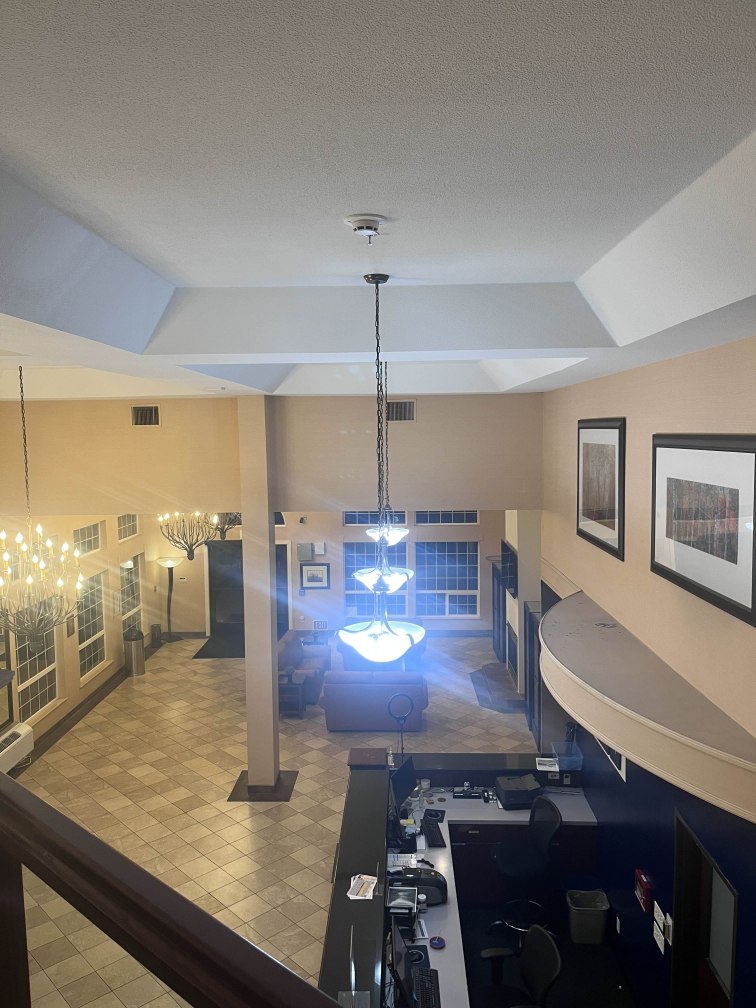
#> input picture photos/Photos/IMG_0166.jpg, 3024 x 4032 px, found by its file name (shown at 1/4 size); its folder holds 4 pictures in this run
$ python demo.py
#> lines starting #> are read from the running program, lines starting #| are printed output that depends on the picture
import cv2 as cv
import os
import sys

photos_dir = r"C:\Users\ikecr\OneDrive\Desktop\CIS450\CIS450-demo\photos\Photos"
output_dir = os.path.dirname(os.path.abspath(__file__))

for filename in os.listdir(photos_dir):

    if not filename.lower().endswith((".jpg", ".jpeg", ".png")):
        continue

    img_path = os.path.join(photos_dir, filename)
    img = cv.imread(img_path)
#> img is the input picture: shape (4032, 3024, 3); mean B, G, R 119.3, 126.2, 132.5

    if img is None:
        print(f"Could not read {filename}")
        continue

    original_height, original_width = img.shape[:2]
#> original_height = 4032; original_width = 3024

    new_width = 640
    scale_ratio = new_width / original_width
#> scale_ratio = 0.212
    new_height = round(original_height * scale_ratio)
#> new_height = 853

    resized = cv.resize(
        img,
        (new_width, new_height),
        interpolation=cv.INTER_LINEAR
    )
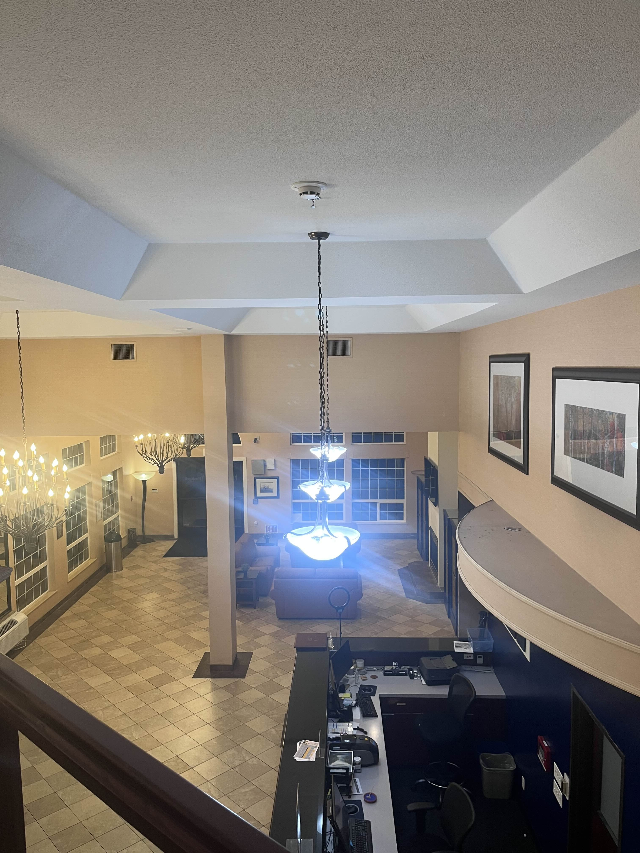
#> resized: shape (853, 640, 3); mean B, G, R 119.2, 126.1, 132.4

    name, _ = os.path.splitext(filename)
    new_filename = f"{name}-640x{new_height}.png"
#> new_filename = 'IMG_0166-640x853.png'
    output_path = os.path.join(output_dir, new_filename)

    cv.imwrite(output_path, resized)
    print(f"Saved {new_filename}")
#| Saved IMG_0166-640x853.png
#> pass 2 of the loop `for filename in os.listdir(photos_dir):`:
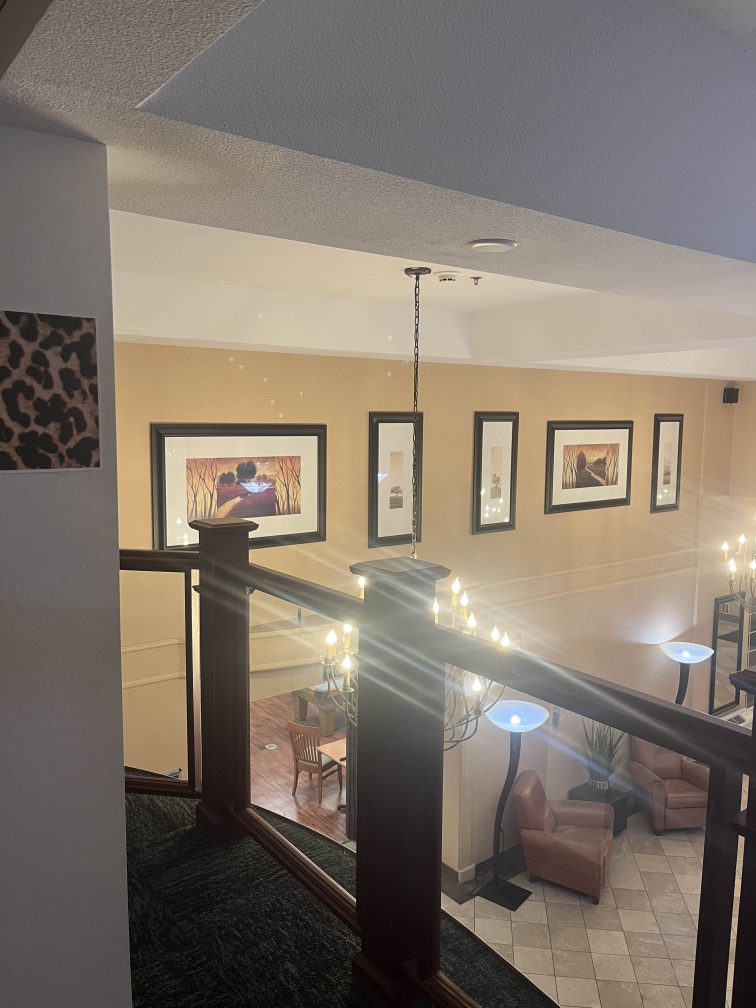
#> input picture photos/Photos/IMG_0167.jpg, 3024 x 4032 px, found by its file name (shown at 1/4 size)
#> img is the input picture: shape (4032, 3024, 3); mean B, G, R 107, 117.8, 128.6
#> `resized = cv.resize( img, (new_width, new_height), interpolation=cv.IN..`:
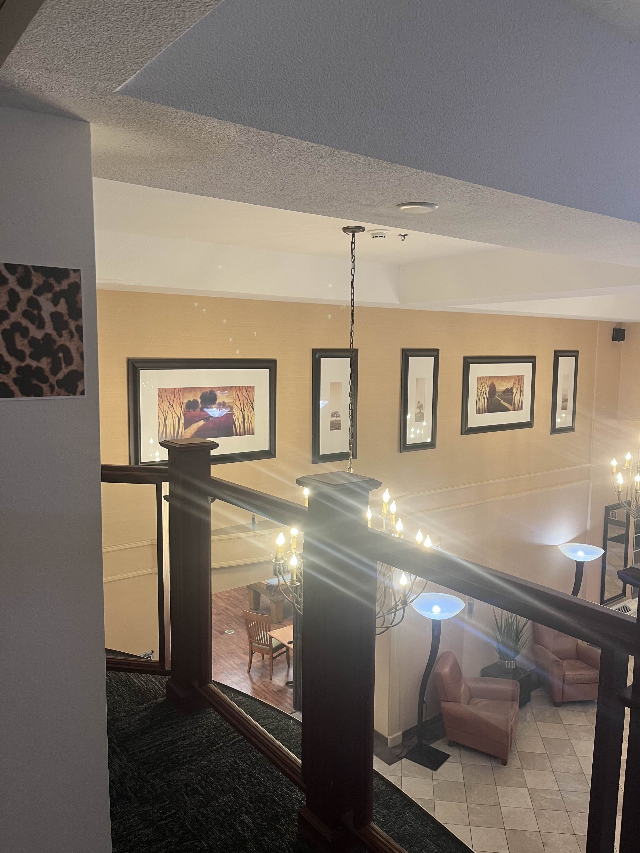
#> resized: shape (853, 640, 3); mean B, G, R 106.8, 117.7, 128.4
#| Saved IMG_0167-640x853.png
#> pass 3 of the loop `for filename in os.listdir(photos_dir):`:
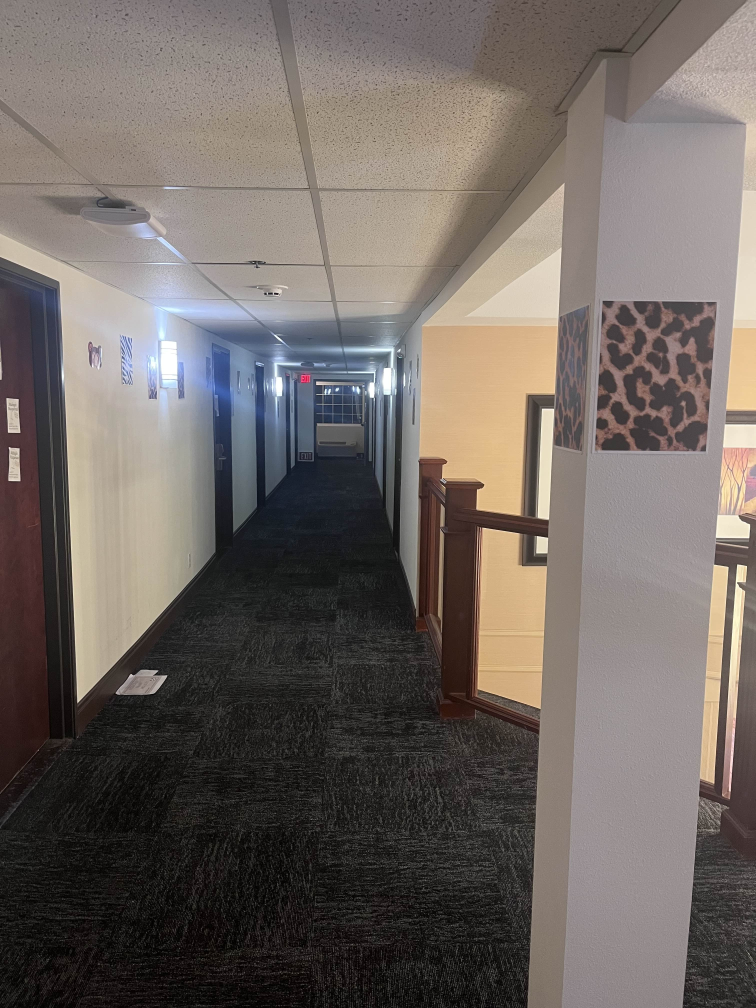
#> input picture photos/Photos/IMG_0168.jpg, 3024 x 4032 px, found by its file name (shown at 1/4 size)
#> img is the input picture: shape (4032, 3024, 3); mean B, G, R 98.8, 103.6, 111.9
#> `resized = cv.resize( img, (new_width, new_height), interpolation=cv.IN..`:
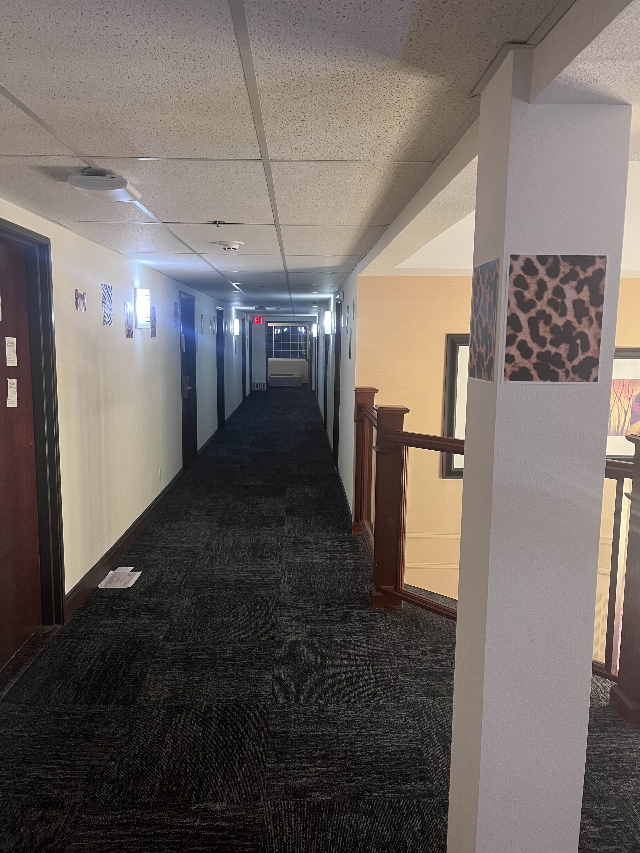
#> resized: shape (853, 640, 3); mean B, G, R 98.7, 103.5, 111.8
#| Saved IMG_0168-640x853.png
#> the loop made 4 passes; the first 3 are shown
